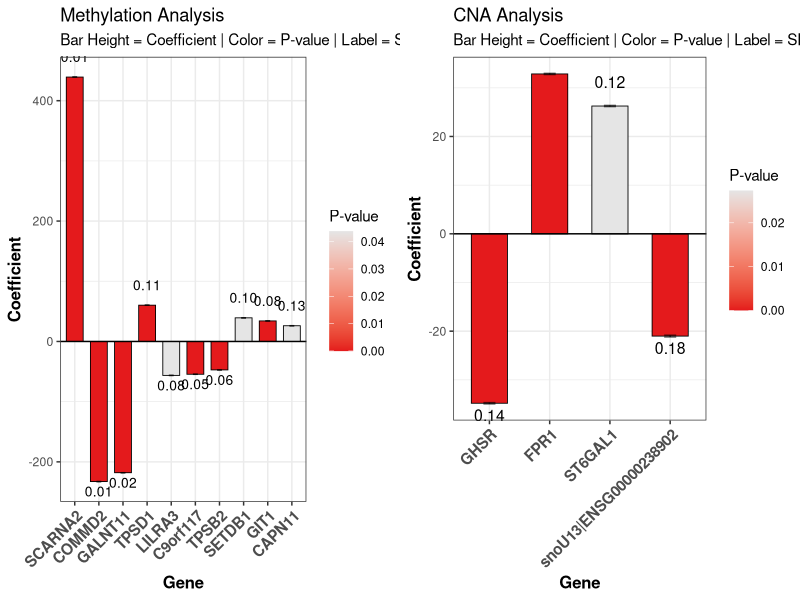
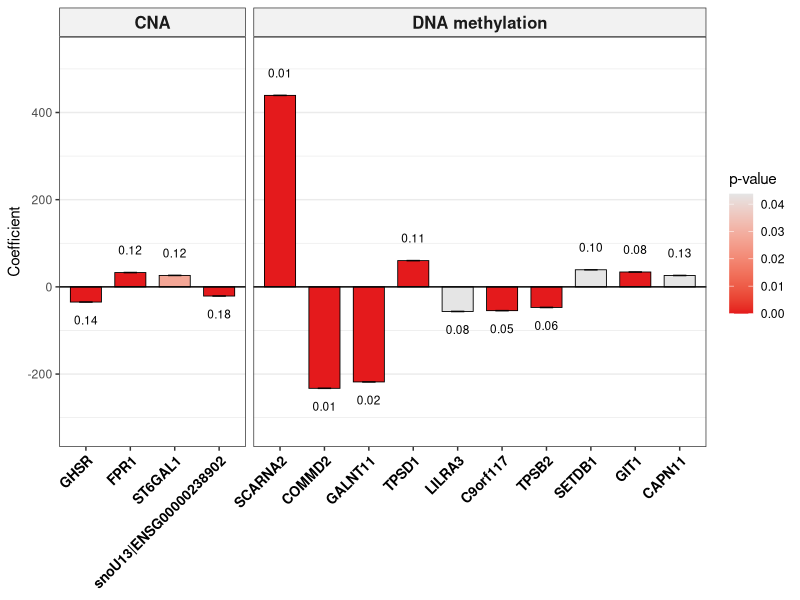

R code for these plots, in order:
library(openxlsx)
library(readxl)
library(gridExtra)
library(ggplot2)
library(dplyr)
library(here)

dat <- read_excel(
  here::here("realdata", "Results", "Realdata.xlsx"),
  sheet = "beta_Methylation"
)

library(ggplot2)

methylation <- data.frame(
  gene = dat$Gene,
  coef = dat$coefficient,
  p = dat$p.value,
  sd = dat$sd.x
)[dat$p.value<0.05,]
library(ggplot2)


p1=ggplot(methylation, aes(x = reorder(gene, -abs(coef)), y = coef)) +

  geom_col(aes(fill = p), width = 0.7, color = "black", size = 0.3) +

  geom_errorbar(aes(ymin = coef - sd, ymax = coef + sd),
                width = 0.2, alpha = 0.6) +

  geom_text(aes(label = sprintf("%.2f", sd),
                vjust = ifelse(coef >= 0, -1.5, 1.5)),
            size = 3.5, color = "black") +

  scale_fill_gradient(low = "#E41A1C", high = "grey90", name = "P-value") +

  geom_hline(yintercept = 0, color = "black", linewidth = 0.5) +
  theme_bw() +
  theme(
    axis.text.x = element_text(angle = 45, hjust = 1, size = 11, face = "bold"),
    axis.title = element_text(size = 12, face = "bold"),
    legend.position = "right"
  ) +

  labs(title = "Methylation Analysis",
       subtitle = "Bar Height = Coefficient | Color = P-value | Label = SD",
       x = "Gene",
       y = "Coefficient")



dat <- read_excel(
  here::here("realdata", "Results", "Realdata.xlsx"),
  sheet = "beta_CNA"
)

cna <- data.frame(
  gene = dat$Gene,
  coef = dat$coefficient,
  p = dat$p.value,
  sd = dat$sd.x
)[dat$p.value<0.05,]
p2=ggplot(cna, aes(x = reorder(gene, -abs(coef)), y = coef)) +

  geom_col(aes(fill = p), width = 0.6, color = "black", size = 0.3) +

  geom_errorbar(aes(ymin = coef - sd, ymax = coef + sd),
                width = 0.2, alpha = 0.6) +

  geom_text(aes(label = sprintf("%.2f", sd),
                vjust = ifelse(coef >= 0, -1.5, 1.5)),
            size = 4, color = "black") +

  scale_fill_gradient(low = "#E41A1C", high = "grey90", name = "P-value") +

  geom_hline(yintercept = 0, color = "black", linewidth = 0.5) +
  theme_bw() +
  theme(
    axis.text.x = element_text(angle = 45, hjust = 1, size = 11, face = "bold"),
    axis.title = element_text(size = 12, face = "bold"),
    legend.position = "right"
  ) +

  labs(title = "CNA Analysis",
       subtitle = "Bar Height = Coefficient | Color = P-value | Label = SD",
       x = "Gene",
       y = "Coefficient")



grid.arrange(p1, p2, ncol = 2)



methylation$Type <- "DNA methylation"
cna$Type <- "CNA"
combined_data <- rbind(methylation, cna)

ggplot(combined_data, aes(x = reorder(gene, -abs(coef)), y = coef)) +

  geom_col(aes(fill = p), width = 0.7, color = "black", size = 0.3) +

  geom_errorbar(aes(ymin = coef - sd, ymax = coef + sd),
                width = 0.3, alpha = 0.6) +

   geom_text(aes(label = sprintf("%.2f", sd),
                vjust = ifelse(coef >= 0, -2, 2.5)),
            size = 3, color = "black") +

    facet_grid(. ~ Type, scales = "free_x", space = "free_x") +

   scale_y_continuous(expand = expansion(mult = 0.2)) +

   scale_fill_gradient(low = "#E41A1C", high = "grey90", name = "p-value") +
  geom_hline(yintercept = 0, color = "black", linewidth = 0.5) +

  theme_bw() +
  theme(
      axis.text.x = element_text(angle = 45, hjust = 1, size = 10, face = "bold", color = "black"),
      strip.background = element_rect(fill = "grey95"),
    strip.text = element_text(size = 12, face = "bold"),
     panel.grid.major.x = element_blank()
  ) +

  labs(
    x =NULL,
    y = "Coefficient")
